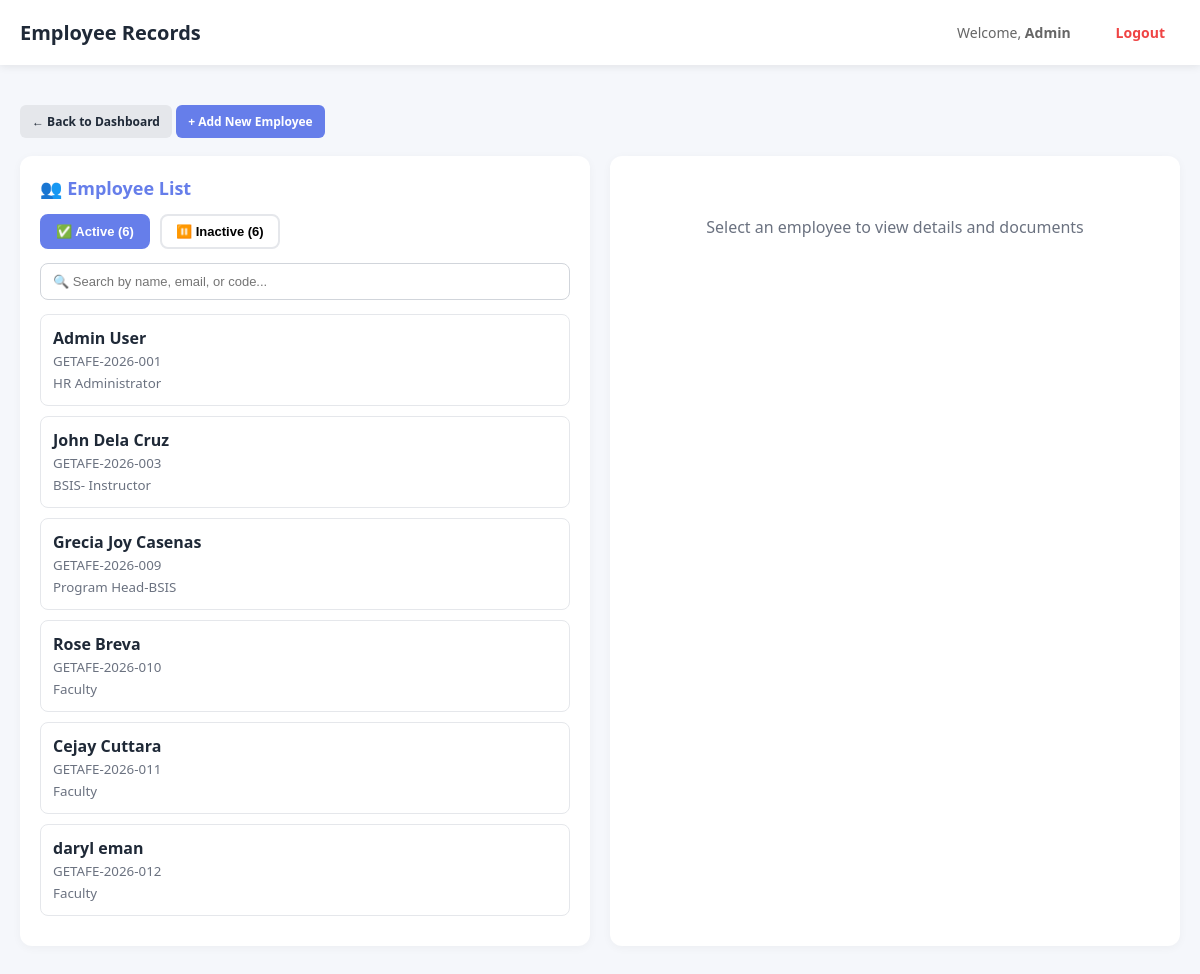
Screenshot of /hrgetafee-simple/admin/employee_documents.php (signed in) with the database file from the repository.
### tables this page shows
CREATE TABLE `employees` (
  `employee_id` int(11) NOT NULL,
  `employee_code` varchar(20) NOT NULL,
  `first_name` varchar(50) NOT NULL,
  `last_name` varchar(50) NOT NULL,
  `email` varchar(100) NOT NULL,
  `phone` varchar(20) DEFAULT NULL,
  `position` varchar(100) DEFAULT NULL,
  `employment_type` enum('Regular','Casual','Job Order','COS') DEFAULT 'Regular',
  `salary` decimal(10,2) DEFAULT NULL,
  `date_hired` date DEFAULT NULL,
  `status` enum('active','inactive') DEFAULT 'active',
  `created_at` timestamp NOT NULL DEFAULT current_timestamp(),
  `updated_at` timestamp NOT NULL DEFAULT current_timestamp() ON UPDATE current_timestamp(),
  `department` varchar(100) DEFAULT NULL,
  `qr_code` varchar(255) DEFAULT NULL,
  `qr_generated_date` datetime DEFAULT NULL
);

### hrgetafee-simple/includes/functions.php (called while the page is built, shortened)
<?php
function get_employee_info($conn, $employee_id) {
    $stmt = $conn->prepare("SELECT * FROM employees WHERE employee_id = ? LIMIT 1");
    $stmt->bind_param("i", $employee_id);
    $stmt->execute();
    $res = $stmt->get_result();
    $row = $res->fetch_assoc();
    return $row ?: null;
}
?>

### hrgetafee-simple/includes/security.php (called while the page is built, shortened)
<?php
function sanitizeInput($input) {
    return htmlspecialchars(trim((string)$input), ENT_QUOTES, 'UTF-8');
}
?>

### hrgetafee-simple/admin/employee_documents.php (the view, shortened to what this page needs)
<?php
require_once '../config/database.php';
require_once '../includes/functions.php';
require_once '../includes/security.php';
$admin = get_employee_info($conn, $_SESSION['employee_id']);
$status_filter = sanitizeInput($_GET['status'] ?? 'active');
$search_term = sanitizeInput($_GET['search'] ?? '');
$query = "SELECT * FROM employees WHERE status = ?";
$params = [$status_filter];
$types = 's';
$query .= " ORDER BY employee_code";
$stmt = $conn->prepare($query);
if ($stmt) {
    $stmt->bind_param($types, ...$params);
    $stmt->execute();
    $employees = $stmt->get_result()->fetch_all(MYSQLI_ASSOC);
} else {
    $employees = [];
}
$active_count = $conn->query("SELECT COUNT(*) as count FROM employees WHERE status = 'active'")->fetch_assoc()['count'];
$inactive_count = $conn->query("SELECT COUNT(*) as count FROM employees WHERE status = 'inactive'")->fetch_assoc()['count'];
$selected_employee_id = intval($_GET['employee_id'] ?? 0);
$selected_employee = null;
$employee_documents = [];
?>
<!DOCTYPE html>
<html lang="en">
<head>
    <link rel="stylesheet" href="https://cdnjs.cloudflare.com/ajax/libs/font-awesome/6.4.0/css/all.min.css">
    <link rel="stylesheet" href="../assets/css/style.css">
</head>
<body>
    <div class="navbar">
        <h2>Employee Records</h2>
        <div class="navbar-user">
            <span>Welcome, <strong><?php echo htmlspecialchars($admin['first_name']); ?></strong></span>
            <a href="../logout.php">Logout</a>
        </div>
    </div>
    <div class="container">
        <div style="margin-bottom: 18px;">
            <a href="dashboard.php" class="btn btn-secondary">← Back to Dashboard</a>
            <a href="manage_employees.php" class="btn btn-primary">+ Add New Employee</a>
        </div>
        <div class="grid-2">
            <div class="card">
                <h3 style="margin-bottom: 14px;">👥 Employee List</h3>
                <div class="tab-buttons">
                    <form method="GET" style="display: flex; gap: 10px; width: 100%;">
                        <button type="submit" name="status" value="active" class="tab-btn <?php echo ($status_filter === 'active') ? 'active' : ''; ?>">
                            ✅ Active (<?php echo $active_count; ?>)
                        </button>
                        <button type="submit" name="status" value="inactive" class="tab-btn <?php echo ($status_filter === 'inactive') ? 'active' : ''; ?>">
                            ⏸️ Inactive (<?php echo $inactive_count; ?>)
                        </button>
                    </form>
                </div>
                <div class="search-box">
                    <form method="GET">
                        <input type="text" name="search" placeholder="🔍 Search by name, email, or code..." value="<?php echo htmlspecialchars($search_term); ?>" onchange="this.form.submit();">
                    </form>
                </div>
                <div class="employee-list">
                    <?php if (empty($employees)): ?>
                        <div class="empty-state">
                            <p>No employees found.</p>
                        </div>
                    <?php else: ?>
                        <?php foreach ($employees as $emp): ?>
                            <div class="employee-item <?php echo ($selected_employee_id === (int)$emp['employee_id']) ? 'active' : ''; ?>"
                                 onclick="window.location.href='?status=<?php echo htmlspecialchars($status_filter); ?>&search=<?php echo htmlspecialchars($search_term); ?>&employee_id=<?php echo (int)$emp['employee_id']; ?>'">
                                <strong><?php echo htmlspecialchars($emp['first_name'] . ' ' . $emp['last_name']); ?></strong><br>
                                <small><?php echo htmlspecialchars($emp['employee_code']); ?></small><br>
                                <small><?php echo htmlspecialchars($emp['position'] ?: 'N/A'); ?></small>
                            </div>
                        <?php endforeach; ?>
                    <?php endif; ?>
                </div>
            </div>
            <?php if ($selected_employee): ?>
                <div>
                    <div class="card">
                        <h3 style="margin-bottom: 14px;">✏️ Edit Employee Information</h3>
                        <form method="POST">
                            <input type="hidden" name="csrf_token" value="<?php echo generateCSRFToken(); ?>">
                            <input type="hidden" name="action" value="update_employee">
                            <input type="hidden" name="employee_id" value="<?php echo (int)$selected_employee['employee_id']; ?>">
                            <div class="form-row">
                                <div><label>First Name *</label>
                                    <input type="text" name="first_name" required value="<?php echo htmlspecialchars($selected_employee['first_name']); ?>"></div>
                                <div><label>Last Name *</label>
                                    <input type="text" name="last_name" required value="<?php echo htmlspecialchars($selected_employee['last_name']); ?>"></div>
                            </div>
                            <div class="form-row">
                                <div><label>Email</label>
                                    <input type="email" name="email" value="<?php echo htmlspecialchars($selected_employee['email']); ?>"></div>
                                <div><label>Phone</label>
                                    <input type="text" name="phone" value="<?php echo htmlspecialchars($selected_employee['phone'] ?? ''); ?>"></div>
                            </div>
                            <div class="form-row">
                                <div><label>Position</label>
                                    <input type="text" name="position" value="<?php echo htmlspecialchars($selected_employee['position'] ?? ''); ?>"></div>
                                <div><label>Employment Type</label>
                                    <select name="employment_type">
                                        <option value="Regular" <?php echo (($selected_employee['employment_type'] ?? '') === 'Regular') ? 'selected' : ''; ?>>Regular</option>
                                        <option value="Casual" <?php echo (($selected_employee['employment_type'] ?? '') === 'Casual') ? 'selected' : ''; ?>>Casual</option>
                                        <option value="Job Order" <?php echo (($selected_employee['employment_type'] ?? '') === 'Job Order') ? 'selected' : ''; ?>>Job Order</option>
                                        <option value="COS" <?php echo (($selected_employee['employment_type'] ?? '') === 'COS') ? 'selected' : ''; ?>>COS</option>
                                    </select>
                                </div>
                            </div>
                            <div class="form-row">
                                <div><label>Salary (₱)</label>
                                    <input type="number" step="0.01" min="0" name="salary" value="<?php echo htmlspecialchars($selected_employee['salary'] ?? '0'); ?>"></div>
                                <div><label>Date Hired</label>
                                    <input type="date" name="date_hired" value="<?php echo htmlspecialchars($selected_employee['date_hired']); ?>"></div>
                            </div>
                            <div class="form-row">
                                <div><label>Status</label>
                                    <select name="status">
                                        <option value="active" <?php echo (($selected_employee['status'] ?? '') === 'active') ? 'selected' : ''; ?>>Active</option>
                                        <option value="inactive" <?php echo (($selected_employee['status'] ?? '') === 'inactive') ? 'selected' : ''; ?>>Inactive</option>
                                    </select>
                                </div>
                            </div>
                            <div style="margin-top: 14px;">
                                <button type="submit" class="btn btn-primary">💾 Save Changes</button>
                            </div>
                        </form>
                    </div>
                    <div class="card">
                        <h3 style="margin-bottom: 14px;">📄 Employee Documents</h3>
                        <div class="upload-section">
                            <h4 style="margin-bottom: 12px; color: #1f2937;">📤 Upload New Document</h4>
                            <form method="POST" enctype="multipart/form-data">
                                <input type="hidden" name="csrf_token" value="<?php echo generateCSRFToken(); ?>">
                                <input type="hidden" name="action" value="upload_document">
                                <input type="hidden" name="employee_id" value="<?php echo (int)$selected_employee['employee_id']; ?>">
                                <div style="display: grid; grid-template-columns: 1fr 1fr; gap: 10px; margin-bottom: 10px;">
                                    <div>
                                        <label style="font-size: 12px;">Document Type *</label>
                                        <select name="document_type" required>
                                            <option value="">-- Select --</option>
                                            <option value="credentials">Credentials</option>
                                            <option value="201_file">201 File</option>
                                            <option value="contract">Contract</option>
                                            <option value="cos">COS</option>
                                            <option value="diploma">Diploma / TOR</option>
                                            <option value="other">Other</option>
                                        </select>
                                    </div>
                                    <div>
                                        <label style="font-size: 12px;">Document Label</label>
                                        <input type="text" name="document_name" placeholder="e.g., Diploma 2023">
                                    </div>
                                </div>
                                <div style="margin-bottom: 10px;">
                                    <label style="font-size: 12px;">File *</label>
                                    <input type="file" name="document_file" required accept=".pdf,.doc,.docx,.jpg,.jpeg,.png,.gif,.xls,.xlsx,.txt">
                                </div>
                                <div style="margin-bottom: 10px;">
                                    <label style="font-size: 12px;">Notes</label>
                                    <textarea name="notes" placeholder="Optional notes or remarks" style="min-height: 60px;"></textarea>
                                </div>
                                <button type="submit" class="btn btn-success">📤 Upload Document</button>
                            </form>
                        </div>
                        <?php if (empty($employee_documents)): ?>
                            <div class="empty-state">
                                <p>No documents uploaded yet.</p>
                            </div>
                        <?php else: ?>
                            <?php foreach ($employee_documents as $doc): ?>
                                <div class="doc-card <?php echo ($doc['is_active'] == 1) ? 'active' : 'inactive'; ?>">
                                    <div style="display: flex; justify-content: space-between; align-items: center;">
                                        <div>
                                            <strong><?php echo htmlspecialchars($doc['document_name']); ?></strong><br>
                                            <small style="color: #6b7280;">
                                                Type: <?php echo htmlspecialchars($doc['document_type']); ?> |
                                                Size: <?php echo number_format((float)($doc['file_size'] / 1024), 2); ?> KB
                                            </small><br>
                                            <small style="color: #999;">
                                                Uploaded: <?php echo htmlspecialchars(date('M d, Y h:i A', strtotime($doc['uploaded_at']))); ?>
                                            </small>
                                        </div>
                                        <span class="tag <?php echo ($doc['is_active'] == 1) ? 'tag-active' : 'tag-inactive'; ?>">
                                            <?php echo ($doc['is_active'] == 1) ? 'Active' : 'Archived'; ?>
                                        </span>
                                    </div>
                                    <?php if (!empty($doc['notes'])): ?>
                                        <div style="margin-top: 8px; padding: 8px; background: white; border-radius: 6px; font-size: 12px; color: #64748b;">
                                            <strong>Notes:</strong> <?php echo htmlspecialchars($doc['notes']); ?>
                                        </div>
                                    <?php endif; ?>
                                    <div class="doc-actions">
                                        <a href="?status=<?php echo htmlspecialchars($status_filter); ?>&search=<?php echo htmlspecialchars($search_term); ?>&employee_id=<?php echo $selected_employee_id; ?>&download_document=<?php echo (int)$doc['document_id']; ?>" class="btn btn-success">⬇️ Download</a>
                                        <a href="?status=<?php echo htmlspecialchars($status_filter); ?>&search=<?php echo htmlspecialchars($search_term); ?>&employee_id=<?php echo $selected_employee_id; ?>&toggle_document=<?php echo (int)$doc['document_id']; ?>" class="btn btn-warning">
                                            <?php echo ($doc['is_active'] == 1) ? '🗂️ Archive' : '📂 Activate'; ?>
                                        </a>
                                        <button type="button" class="btn btn-secondary" onclick="window.print()">🖨️ Print Document</button>
                                    </div>
                                </div>
                            <?php endforeach; ?>
                        <?php endif; ?>
                    </div>
                </div>
            <?php else: ?>
                <div class="card">
                    <div class="empty-state">
                        <p>Select an employee to view details and documents</p>
                    </div>
                </div>
            <?php endif; ?>
        </div>
    </div>
</body>
</html>

### rows the page displays
employees: first_name "Admin", first_name+last_name "Admin User", employee_code "GETAFE-2026-001", position "HR Administrator"
employees: first_name+last_name "John Dela Cruz", employee_code "GETAFE-2026-003", position "BSIS- Instructor"
employees: first_name+last_name "Grecia Joy Casenas", employee_code "GETAFE-2026-009", position "Program Head-BSIS"
employees: first_name+last_name "Rose Breva", employee_code "GETAFE-2026-010", position "Faculty"
employees: first_name+last_name "Cejay Cuttara", employee_code "GETAFE-2026-011", position "Faculty"
employees: first_name+last_name "daryl eman", employee_code "GETAFE-2026-012", position "Faculty"

### other values shown
$active_count "6"
$inactive_count "6"
